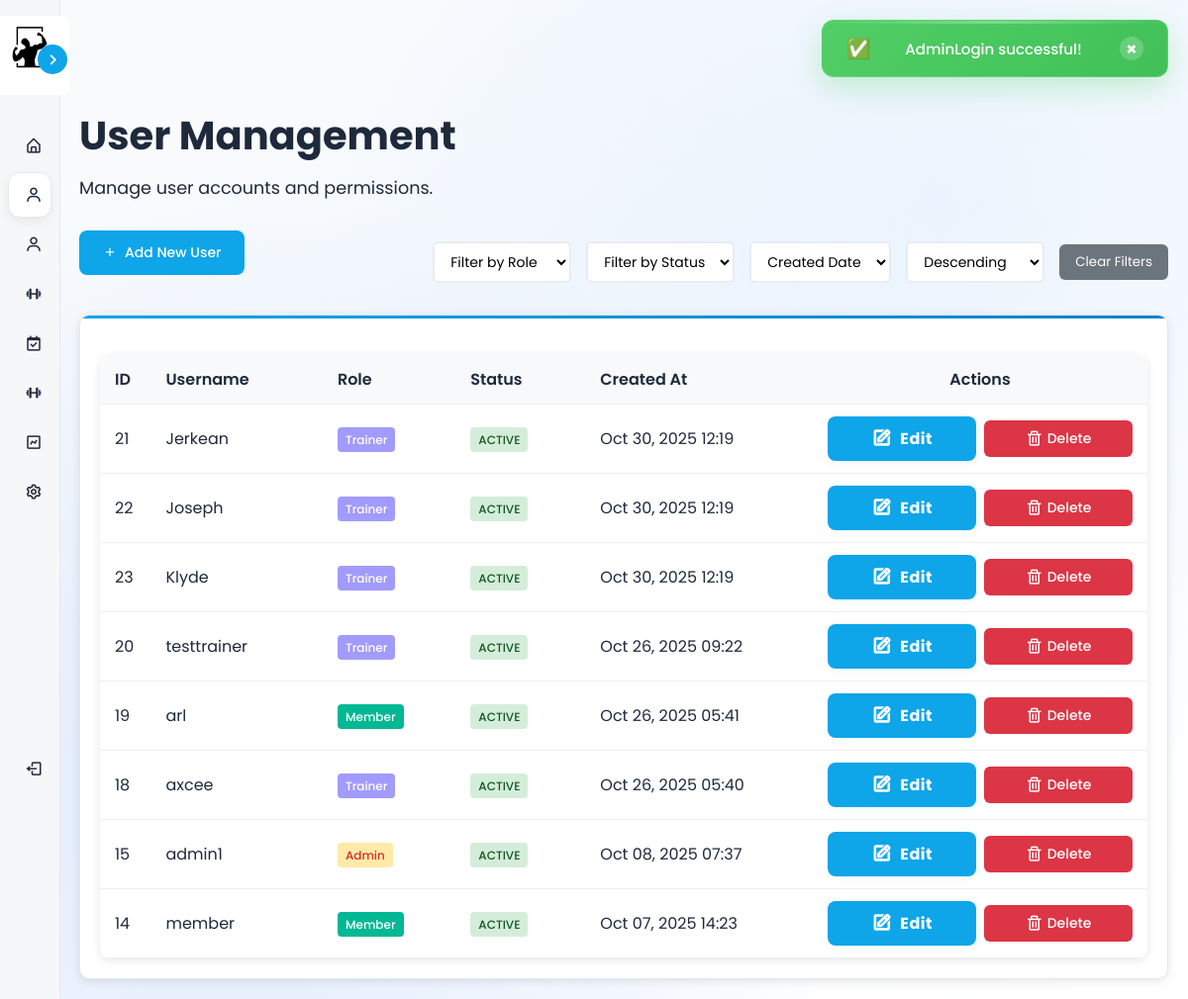
Before: /views/admin/users.php (signed in) with the older database file.
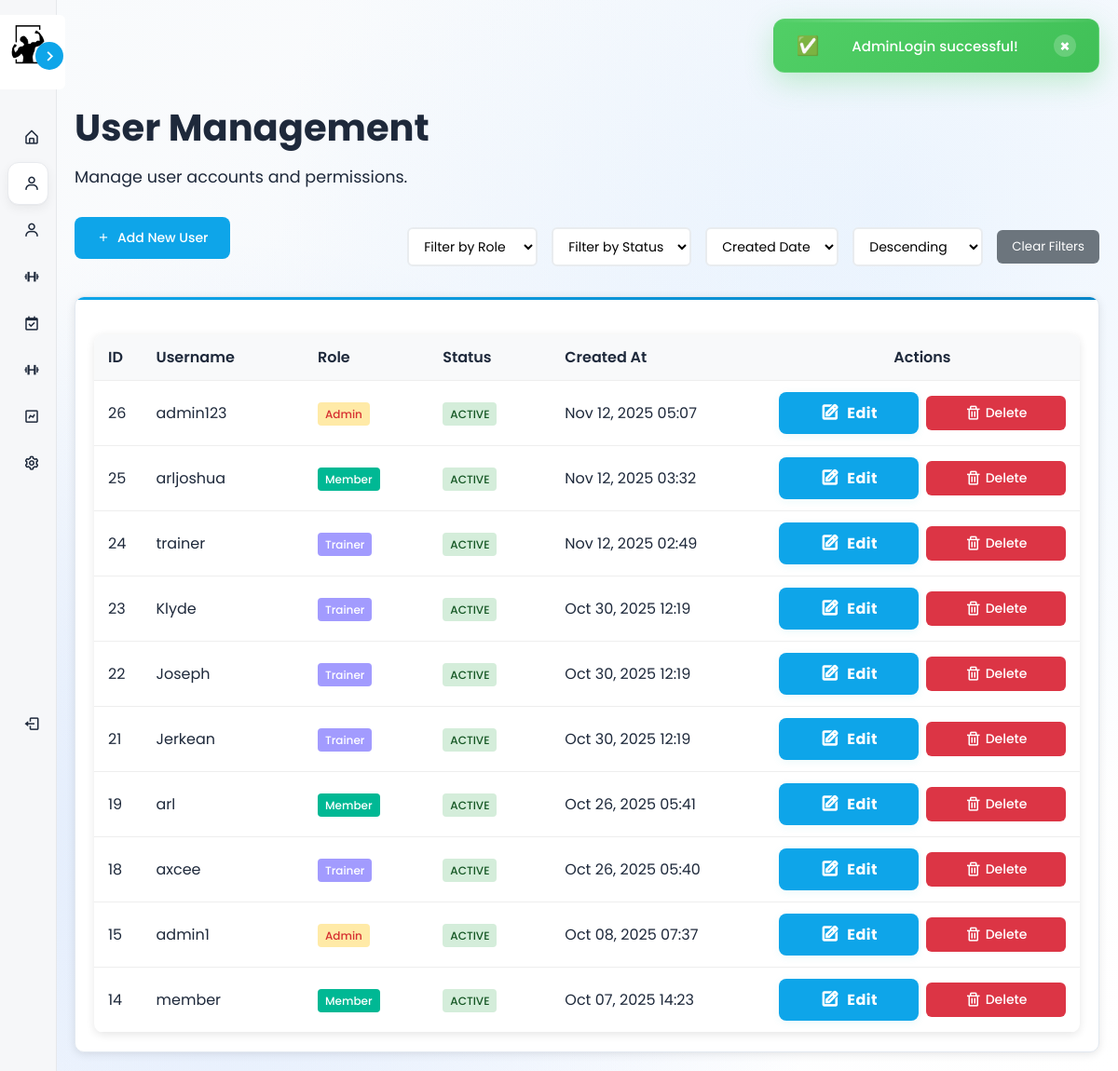
After: the same page with the newer database file.
### tables this page shows
CREATE TABLE `users` (
  `user_id` int(11) NOT NULL,
  `username` varchar(50) NOT NULL,
  `password` varchar(255) NOT NULL,
  `email` varchar(255) NOT NULL,
  `first_name` varchar(255) NOT NULL,
  `last_name` varchar(255) NOT NULL,
  `address` varchar(255) NOT NULL,
  `role` enum('admin','trainer','member','guest') NOT NULL,
  `created_at` timestamp NOT NULL DEFAULT current_timestamp(),
  `status` enum('active','inactive','','') DEFAULT NULL
);

### controllers/AdminController.php (called while the page is built, shortened)
<?php
require_once __DIR__ . '/../config/database.php';
require_once __DIR__ . '/../models/Member.php';
require_once __DIR__ . '/../models/Trainer.php';
class AdminController {
    private $db;
    public function __construct() {
        $database = new Database();
        $this->db = $database->getConnection();
    }
    public function getAllUsers($filter_role = null, $filter_status = null, $sort_by = 'created_at', $sort_order = 'DESC') {
        try {
            $where_clauses = [];
            $params = [];
            $where_sql = !empty($where_clauses) ? "WHERE " . implode(" AND ", $where_clauses) : "";
            $valid_sort_columns = ['user_id', 'username', 'role', 'status', 'created_at'];
            $sort_order = strtoupper($sort_order) === 'ASC' ? 'ASC' : 'DESC';
            $sql = "SELECT user_id, username, role, status, created_at FROM users $where_sql ORDER BY $sort_by $sort_order";
            $stmt = $this->db->prepare($sql);
            $stmt->execute();
            return $stmt->fetchAll(PDO::FETCH_ASSOC);
        } catch (PDOException $e) {
            error_log("Get all users error: " . $e->getMessage());
            return [];
        }
    }
}
?>

### config/database.php (called while the page is built, shortened)
<?php
class Database {
    private $host = "localhost";
    private $db_name = "gymmanagement";
    private $username = "root";
    private $password = "";
    public function getConnection() {
        $this->conn = null;
        try {
            $this->conn = new PDO("mysql:host=" . $this->host . ";dbname=" . $this->db_name,
                                   $this->username, $this->password);
            $this->conn->exec("set names utf8");
        } catch(PDOException $exception) {
            echo "Connection error: " . $exception->getMessage();
        }
        return $this->conn;
    }
}
?>

### models/Member.php (called while the page is built, shortened)
<?php
require_once __DIR__ . '/../config/database.php';
class Member {
    public function __construct() {
        $database = new Database();
    }
}

### models/Trainer.php (called while the page is built, shortened)
<?php
require_once __DIR__ . '/../config/database.php';
class Trainer {
    public function __construct() {
        $database = new Database();
    }
}
?>

### views/admin/users.php (the view, shortened to what the rows shown need)
<?php
require_once '../../controllers/AdminController.php';
$adminController = new AdminController();
$filter_role = $_GET['filter_role'] ?? null;
$filter_status = $_GET['filter_status'] ?? null;
$sort_by = $_GET['sort_by'] ?? 'created_at';
$sort_order = $_GET['sort_order'] ?? 'DESC';
$users = $adminController->getAllUsers($filter_role, $filter_status, $sort_by, $sort_order);
?>
<!DOCTYPE html>
<html lang="en">
<head>
    <link rel="stylesheet" href="../../assets/css/member_styles.css">
    <link rel="stylesheet" href="../../assets/css/modal_styles.css">
    <link rel="stylesheet" href="../../assets/css/admin_users_styles.css">
    <link href='https://unpkg.com/boxicons@2.1.4/css/boxicons.min.css' rel='stylesheet'>
</head>
<body>
    <?php include '../components/dynamic_sidebar.php'; ?>
    <div class="main-content">
        <div class="content-wrapper">
            <div class="dashboard-header">
                <h1>User Management</h1>
            </div>
            <div class="card">
                <table class="users-table">
                    <thead>
                        <tr>
                            <th>ID</th>
                            <th>Username</th>
                            <th>Role</th>
                            <th>Status</th>
                            <th>Created At</th>
                            <th>Actions</th>
                        </tr>
                    </thead>
                    <tbody>
                        <?php foreach ($users as $user): ?>
                        <tr>
                            <td><?php echo htmlspecialchars($user['user_id']); ?></td>
                            <td><?php echo htmlspecialchars($user['username']); ?></td>
                            <td>
                                <span class="role-badge role-<?php echo htmlspecialchars($user['role']); ?>">
                                    <?php echo htmlspecialchars($user['role']); ?>
                                </span>
                            </td>
                            <td>
                                <span class="status-badge status-<?php echo htmlspecialchars($user['status']); ?>">
                                    <?php echo htmlspecialchars($user['status']); ?>
                                </span>
                            </td>
                            <td><?php echo htmlspecialchars(date('M d, Y H:i', strtotime($user['created_at']))); ?></td>
                            <td>
                                <div class="action-buttons">
                                    <button class="action-btn btn-edit" onclick="openEditUserModal(<?php echo $user['user_id']; ?>, '<?php echo htmlspecialchars($user['username']); ?>', '<?php echo htmlspecialchars($user['role']); ?>', '<?php echo htmlspecialchars($user['status']); ?>')" title="Edit User">
                                        <i class='bx bx-edit'></i> Edit
                                    </button>
                                    <button class="action-btn btn-delete" onclick="openDeleteUserModal(<?php echo $user['user_id']; ?>, '<?php echo htmlspecialchars($user['username']); ?>')" title="Delete User">
                                        <i class='bx bx-trash'></i> Delete
                                    </button>
                                </div>
                            </td>
                        </tr>
                        <?php endforeach; ?>
                    </tbody>
                </table>
            </div>
        </div>
    </div>
</body>
</html>

Changed rows visible on the page:
removed users: user_id "20", username "testtrainer", role "Trainer", status "ACTIVE", created_at "Oct 26, 2025 09:22"
added users: user_id "26", username "admin123", role "Admin", status "ACTIVE", created_at "Nov 12, 2025 05:07"
added users: user_id "25", username "arljoshua", role "Member", status "ACTIVE", created_at "Nov 12, 2025 03:32"
added users: user_id "24", username "trainer", role "Trainer", status "ACTIVE", created_at "Nov 12, 2025 02:49"
changed users "Klyde": moves up the list
changed users "Joseph": moves down the list
